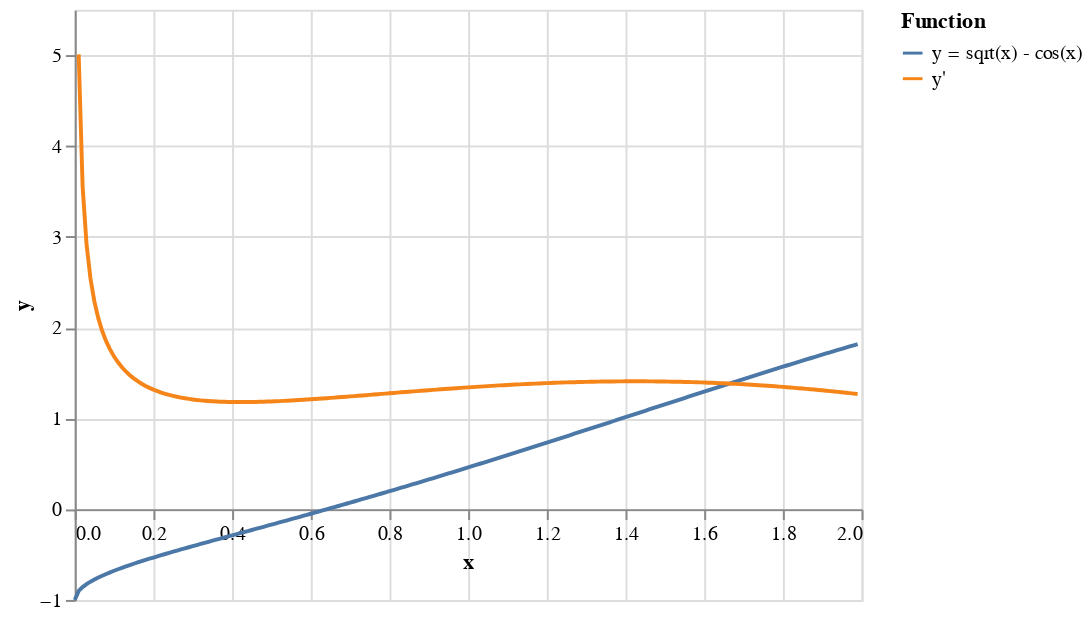

The code cell stored with this chart in its notebook:
### Markdown cell above
Consider the following equation:

$$
\sqrt{x} = \cos{x}
$$

Plot the left-hand side and right-hand side of this equation, and localize the root graphically. Estimate the location of the root by visual inspection of the plot.

Write a function which finds the solution using fixed-point iteration up to a predefined accuracy $\epsilon$. Compare the result to an estimate from a visual inspection.

Next, rewrite the fixed-point problem in the form

$$
x = x - \alpha f(x)
$$

where $\alpha$ is the free parameter. Check the dependence of the number of iterations required for a given $\epsilon$ on $\alpha$. Compare your results to an expectation that the optimal value of $\alpha$ is given by 

$$
\alpha = \frac{2}{m + M}
$$

where $0 < m < |f'(x)| < M$ over the localization interval. (40% of the total grade)

### Code cell
import numpy as np

# Calculate y = sqrt(x)-cos(x) and its derivative for a range of values
x = np.arange(0.0,2.0,0.01)
y = pow(x,0.5)-np.cos(x)
yPrime = 0.5*pow(x,-0.5)+np.sin(x)

# Format this data in so Altair can parse it
data2 = []
for i in range(0,len(x)):
    data2.append([x[i], y[i], 'y = sqrt(x) - cos(x)'])
    data2.append([x[i], yPrime[i], 'y\''])
df2 = pd.DataFrame(data2, columns=['x', 'y', 'Function'])
df2.reset_index()

# Plot this data
alt.Chart(df2).mark_line().encode(
    x=alt.X('x:Q', axis=alt.Axis(offset=-46.15)),
    y='y:Q',
    color='Function:N'
)

### Figure 1 — Vega-Lite specification as saved in the notebook (floating-point values rounded to 4 significant figures; data arrays with more than 128 entries replaced by an {"elided": "..."} marker saying what was removed)
{"config": {"view": {"continuousWidth": 400, "continuousHeight": 300}}, "data": {"name": "data-ab7bcf5b6e5eade7c7dcd406d73e25ab"}, "mark": "line", "encoding": {"color": {"type": "nominal", "field": "Function"}, "x": {"type": "quantitative", "axis": {"offset": -46.15}, "field": "x"}, "y": {"type": "quantitative", "field": "y"}}, "$schema": "https://vega.github.io/schema/vega-lite/v4.8.1.json", "datasets": {"data-ab7bcf5b6e5eade7c7dcd406d73e25ab": {"elided": "400 records"}}}
